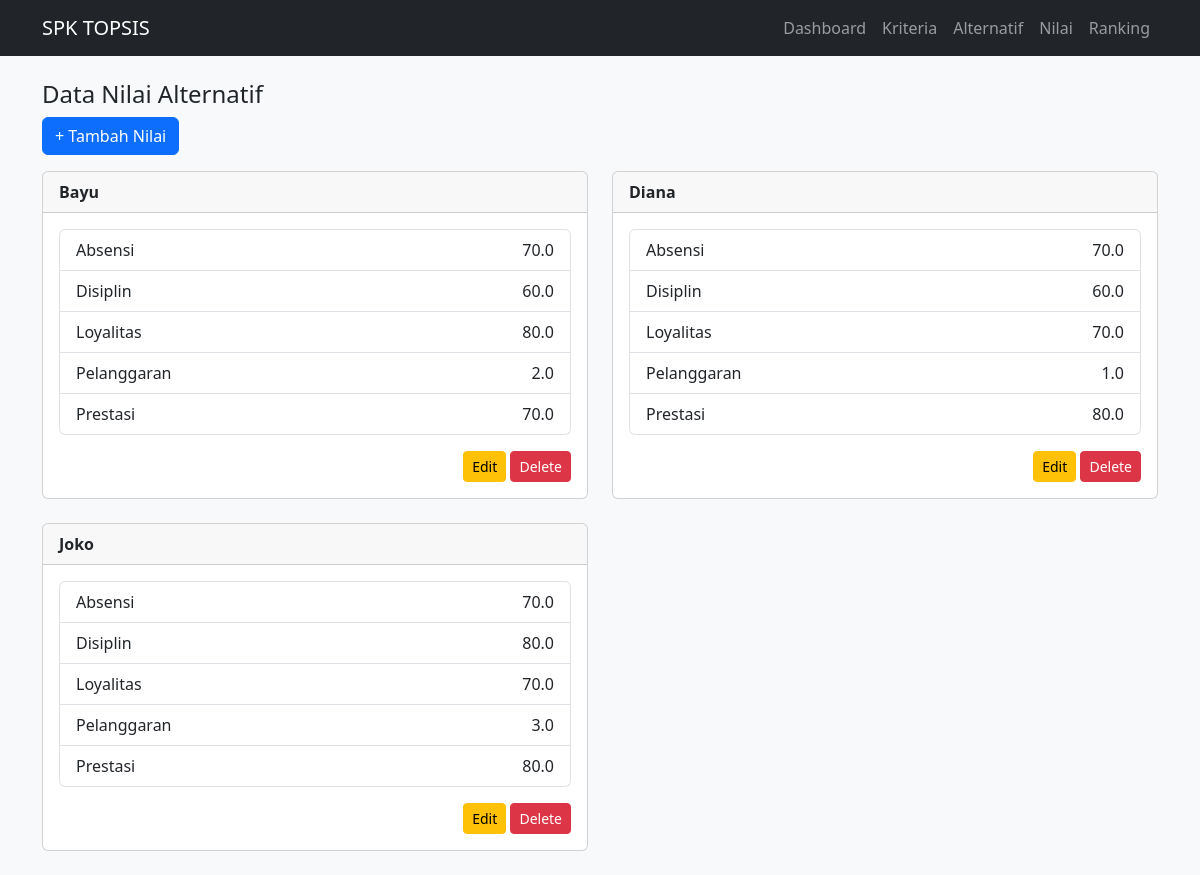
Screenshot of /nilai with the database file from the repository.
### tables this page shows
CREATE TABLE nilai (
            id INTEGER PRIMARY KEY AUTOINCREMENT,
            id_alternatif INTEGER,
            id_kriteria INTEGER,
            nilai REAL);

CREATE TABLE alternatif (
            id INTEGER PRIMARY KEY AUTOINCREMENT,
            nama_alternatif TEXT);

CREATE TABLE kriteria (
            id INTEGER PRIMARY KEY AUTOINCREMENT,
            nama_kriteria TEXT,
            bobot REAL,
            atribut TEXT);

### app.py (the view)
@app.route('/nilai')
def nilai():
    conn = get_db()
    hasil = conn.execute('''
        SELECT a.id as id_alternatif, a.nama_alternatif, k.nama_kriteria, n.nilai
        FROM nilai n
        JOIN alternatif a ON n.id_alternatif = a.id
        JOIN kriteria k ON n.id_kriteria = k.id
        ORDER BY a.nama_alternatif, k.nama_kriteria
    ''').fetchall()
    conn.close()
    grouped = {}
    for row in hasil:
        alt_id = row['id_alternatif']
        if alt_id not in grouped:
            grouped[alt_id] = {
                'id_alternatif': alt_id,
                'nama_alternatif': row['nama_alternatif'],
                'nilai_list': []
            }
        grouped[alt_id]['nilai_list'].append({
            'nama_kriteria': row['nama_kriteria'],
            'nilai': row['nilai']
        })
    return render_template('nilai.html', grouped=grouped.values())

### app.py (called while the page is built)
def get_db():
    conn = sqlite3.connect(DATABASE)
    conn.row_factory = sqlite3.Row
    return conn

### templates/nilai.html
{% extends 'base.html' %}
{% block content %}
<h4>Data Nilai Alternatif</h4>
<a href="{{ url_for('nilai_add_form') }}" class="btn btn-primary mb-3">+ Tambah Nilai</a>
<div class="row">
  {% for group in grouped %}
  <div class="col-md-6">
    <div class="card mb-4">
      <div class="card-header">
        <strong>{{ group.nama_alternatif }}</strong>
      </div>
      <div class="card-body">
        <ul class="list-group">
          {% for item in group.nilai_list %}
          <li class="list-group-item d-flex justify-content-between">
            <span>{{ item.nama_kriteria }}</span>
            <span>{{ item.nilai }}</span>
          </li>
          {% endfor %}
        </ul>
        <div class="mt-3 text-end">
          <a href="{{ url_for('nilai_edit', id=group.id_alternatif) }}" class="btn btn-sm btn-warning">Edit</a>
          <a href="{{ url_for('nilai_delete', id=group.id_alternatif) }}" class="btn btn-sm btn-danger" onclick="return confirm('Hapus semua nilai alternatif ini?')">Delete</a>
        </div>
      </div>
    </div>
  </div>
  {% endfor %}
</div>
{% endblock %}

### templates/base.html (shortened to what this page needs)
<!DOCTYPE html>
<html lang="id">
<head>
    <link href="https://cdn.jsdelivr.net/npm/bootstrap@5.3.3/dist/css/bootstrap.min.css" rel="stylesheet">
</head>
<body class="bg-light">
<nav class="navbar navbar-expand-lg navbar-dark bg-dark mb-4">
    <div class="container">
        <a class="navbar-brand" href="/">SPK TOPSIS</a>
        <div class="collapse navbar-collapse">
            <ul class="navbar-nav ms-auto">
                <li class="nav-item"><a class="nav-link" href="{{ url_for('dashboard') }}">Dashboard</a></li>
                <li class="nav-item"><a class="nav-link" href="{{ url_for('kriteria') }}">Kriteria</a></li>
                <li class="nav-item"><a class="nav-link" href="{{ url_for('alternatif') }}">Alternatif</a></li>
                <li class="nav-item"><a class="nav-link" href="{{ url_for('nilai') }}">Nilai</a></li>
                <li class="nav-item"><a class="nav-link" href="{{ url_for('ranking') }}">Ranking</a></li>
            </ul>
        </div>
    </div>
</nav>
<div class="container">
    {% block content %}{% endblock %}
</div>
</body>
</html>

### rows the page displays
nilai: nama_alternatif "Bayu", nama_kriteria "Absensi", nilai "70.0"
nilai: nama_kriteria "Disiplin", nilai "60.0"
nilai: nama_kriteria "Loyalitas", nilai "80.0"
nilai: nama_kriteria "Pelanggaran", nilai "2.0"
nilai: nama_kriteria "Prestasi", nilai "70.0"
nilai: nama_alternatif "Diana", nama_kriteria "Absensi", nilai "70.0"
nilai: nama_kriteria "Disiplin", nilai "60.0"
nilai: nama_kriteria "Loyalitas", nilai "70.0"
nilai: nama_kriteria "Pelanggaran", nilai "1.0"
nilai: nama_kriteria "Prestasi", nilai "80.0"
nilai: nama_alternatif "Joko", nama_kriteria "Absensi", nilai "70.0"
nilai: nama_kriteria "Disiplin", nilai "80.0"
nilai: nama_kriteria "Loyalitas", nilai "70.0"
nilai: nama_kriteria "Pelanggaran", nilai "3.0"
nilai: nama_kriteria "Prestasi", nilai "80.0"
